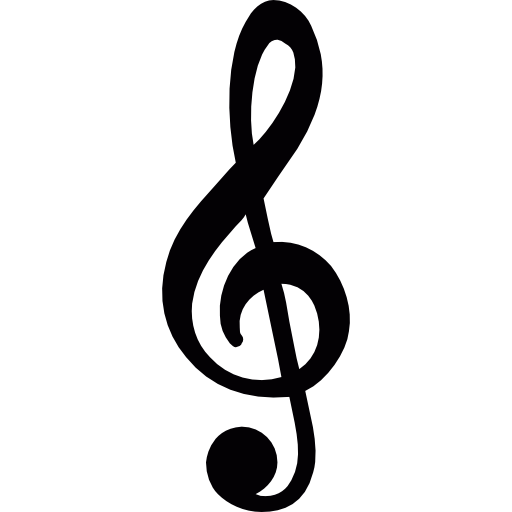
#> input picture img/GCLEF3.png, 512 x 512 px, found by its file name
$ python SolFaTester_v2.py
#> lines starting #> are read from the running program, lines starting #| are printed output that depends on the picture
import matplotlib.pyplot as plt
import matplotlib.image as mpimg
import numpy as np
import random
import time

# Define notes in the treble clef
notes = ['C', 'D', 'E', 'F', 'G', 'A', 'B']
notes_Es = ['Do', 'Re', 'Mi', 'Fa', 'Sol', 'La', 'Si']
note_mapping = dict(zip(notes, notes_Es))
note_positions = {'G': -1, 'A': -0.5, 'B': 0, 'C': 0.5, 'D': 1, 'E': 1.5, 'F': 2}

def draw_staff(ax):
    """Draw a simple staff."""
    for i in range(-2, 3):
        ax.axhline(i, color='black', lw=3, xmin=0.2, xmax=0.8)  # Narrow the staff)

def draw_note(ax, note):
    """Draw a note on the staff."""
    y_pos = note_positions[note]
    circle = plt.Circle((0.5, y_pos), 0.2, color='black', zorder=1)  # Ensure note is above the clef
    ax.add_patch(circle)


def draw_treble_clef(ax):
    """Draw the treble clef on the staff."""
    treble_clef = mpimg.imread('GCLEF3.png')
#> treble_clef is the input picture: shape (512, 512, 4) float32; mean R, G, B, A 0.856, 0.854, 0.856, 0.141
    ax.imshow(treble_clef, aspect='auto', extent=[-3.8, 0.4, -3, 3], zorder=1)  # Adjust as needed

def show_random_notes(num_notes, delay=2):
    """Display random notes one by one."""
    for _ in range(num_notes):
        fig, ax = plt.subplots(figsize=(2, 6))  # Adjust for thinner and taller plot

        # Set up the plot
        ax.set_xlim(-3, 3)  # Adjusted to accommodate treble clef
        ax.set_ylim(-6, 6)
        ax.axis('off')

        draw_staff(ax)
        draw_treble_clef(ax)

        # Draw a random note
        note = random.choice(list(note_positions.keys()))
        draw_note(ax, note)
        plt.title(f"Nota: {note_mapping[note]}", fontsize=16)

        plt.show()
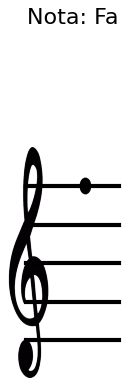
#> figure drawn by matplotlib, 1 panel
        # Pause between notes
        time.sleep(delay)
        plt.close(fig)

# Number of notes to display
num_notes = 2
show_random_notes(num_notes)
